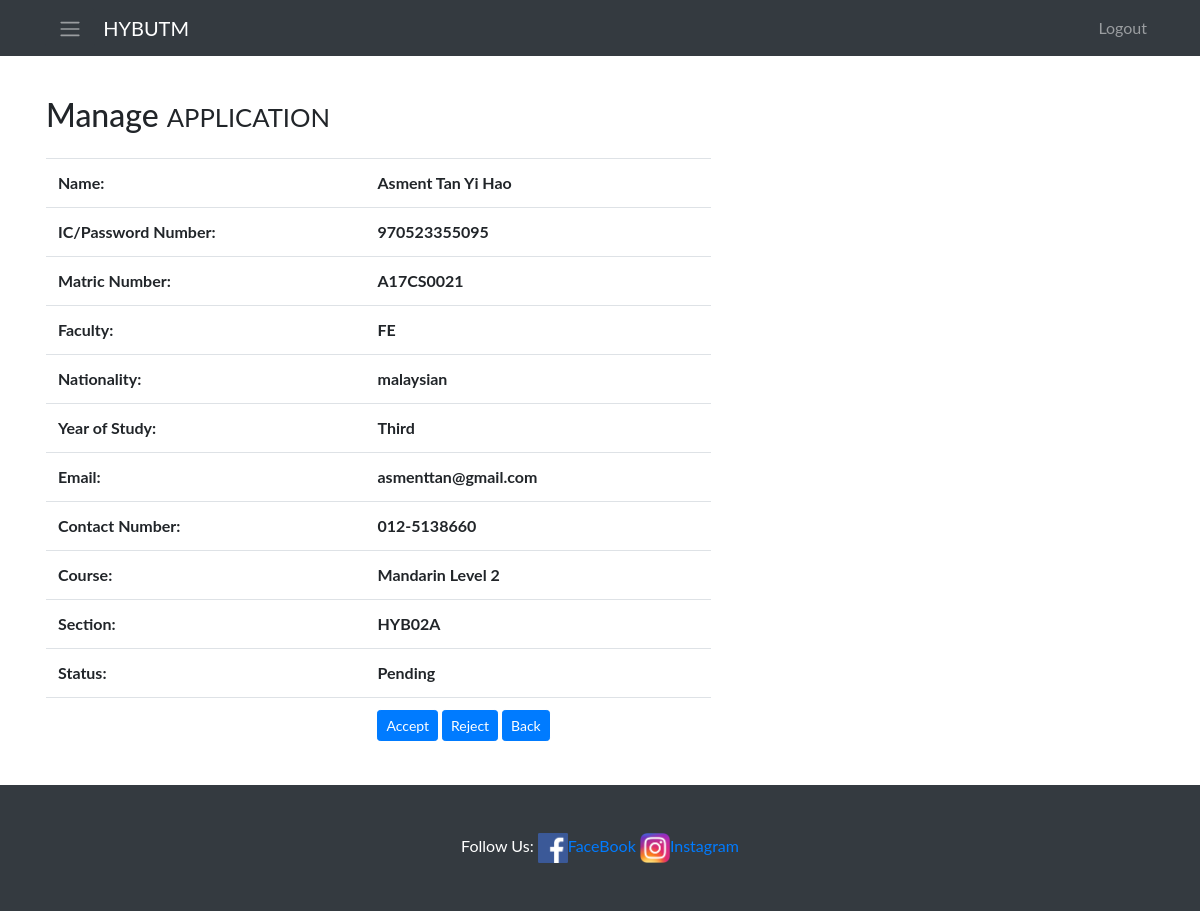
Screenshot of /ManageApplication/view.php?username=asment with the database file from the repository.
### tables this page shows
CREATE TABLE `student` (
  `sid` int(11) NOT NULL,
  `username` varchar(255) NOT NULL,
  `password` varchar(255) NOT NULL,
  `name` varchar(255) NOT NULL,
  `icno` varchar(255) NOT NULL,
  `matric` varchar(255) NOT NULL,
  `school` varchar(255) NOT NULL,
  `national` varchar(255) NOT NULL,
  `year` varchar(255) NOT NULL,
  `email` varchar(255) NOT NULL,
  `pnum` varchar(255) NOT NULL,
  `course` varchar(255) NOT NULL,
  `section` varchar(11) NOT NULL,
  `status` varchar(255) NOT NULL DEFAULT 'Pending',
  `image` longblob NOT NULL,
  `outstanding` float NOT NULL DEFAULT '50',
  `paid` float NOT NULL
);

### ManageApplication/view.php (the view, shortened to what this page needs)
<!DOCTYPE html>
<html lang="en">
<head>
    <link href="../startbootstrap-blog-home-gh-pages/vendor/bootstrap/css/bootstrap.min.css" rel="stylesheet">
    <link href="https://stackpath.bootstrapcdn.com/font-awesome/4.7.0/css/font-awesome.min.css" rel="stylesheet" />
    <link href="../startbootstrap-blog-home-gh-pages/css/blog-home.css" rel="stylesheet">
</head>
<body>
    <nav class="navbar navbar-expand-lg navbar-dark bg-dark fixed-top">
        <div class="container">
            <button class="btn btn-dark" onclick="openNav()"><i class="navbar-toggler-icon"></i></button>&nbsp;&nbsp;
            <a class="navbar-brand" href="../AdminPage.php">HYBUTM</a>
            <div class="collapse navbar-collapse" id="navbarResponsive">
                <ul class="navbar-nav ml-auto">
                    <li class="nav-item">
                        <a class="nav-link" href="../index.php">Logout</a>
                    </li>
                </ul>
            </div>
        </div>
    </nav>
    <div id="main" class="container">
        <div>
            <h2 class="my-4">Manage
                <small>APPLICATION</small>
            </h2>
        </div>
        <?php
        include 'dbConnect.php';
        $username = $_GET['username'];
        $sql = "SELECT * FROM student WHERE username='$username'";
        $result = $conn->query($sql);
        ?>
        <table class='table' id='myTable' style='width:60%; font-weight:bold;'>
            <?php if ($result->num_rows > 0) {
                while ($row = $result->fetch_assoc()) {
                    ?>
                    <tr>
                        <td>
                            Name:
                        </td>
                        <td>
                            <?= $row['name'] ?>
                        </td>
                    </tr>
                    <tr>
                        <td>
                            IC/Password Number:
                        </td>
                        <td>
                            <?= $row['icno'] ?>
                        </td>
                    </tr>
                    <tr>
                        <td>
                            Matric Number:
                        </td>
                        <td>
                            <?= $row['matric'] ?>
                        </td>
                    </tr>
                    <tr>
                        <td>
                            Faculty:
                        </td>
                        <td>
                            <?= $row['school'] ?>
                        </td>
                    </tr>
                    <tr>
                        <td>
                            Nationality:
                        </td>
                        <td>
                            <?= $row['national'] ?>
                        </td>
                    </tr>
                    <tr>
                        <td>
                            Year of Study:
                        </td>
                        <td>
                            <?= $row['year'] ?>
                        </td>
                    </tr>
                    <tr>
                        <td>
                            Email:
                        </td>
                        <td>
                            <?= $row['email'] ?>
                        </td>
                    </tr>
                    <tr>
                        <td>
                            Contact Number:
                        </td>
                        <td>
                            <?= $row['pnum'] ?>
                        </td>
                    </tr>
                    <tr>
                        <td>
                            Course:
                        </td>
                        <td>
                            <?= $row['course'] ?>
                        </td>
                    </tr>
                    <tr>
                        <td>
                            Section:
                        </td>
                        <td>
                            <?= $row['section'] ?>
                        </td>
                    </tr>
                    <tr>
                        <td>
                            Status:
                        </td>
                        <td>
                            <?= $row['status'] ?>
                        </td>
                    </tr>
            <?php }
            }
            ?>
            <tr>
                <td>
                </td>
                <td>
                    <a role="button" href="accept.php?username=<?= $username ?>" class="btn btn-rounded btn-primary btn-sm">Accept</a>
                    <a role="button" href="reject.php?username=<?= $username ?>" class="btn btn-rounded btn-primary btn-sm">Reject</a>
                    <a role="button" href="manageApp.php" class="btn btn-rounded btn-primary btn-sm">Back</a>
                </td>
            </tr>
        </table>
    </div>
    <footer class="py-5 bg-dark">
        <div class="container">
            <p class="m-0 text-center text-white">Follow Us:
                <a href="http://wwww.facebook.com/hybutm" target="_blank">
                    <img src="../images/fb-art.png" alt="FaceBook Page" style="width:30px;height:30px;" id="fb">FaceBook
                </a>
                <a href="https://www.instagram.com/hybutm/" target="_blank">
                    <img src="../images/ig-logo-email.png" alt="Instagram" style="width:30px;height:30px;" id="Insta">Instagram
                </a></p>
        </div>
    </footer>
</body>
</html>

### ManageApplication/view.php (style rules this page uses)
body { font-family: "Lato", sans-serif; }
#main { transition: margin-left .5s; padding: 16px; }

### rows the page displays
student: name "Asment Tan Yi Hao", icno "970523355095", matric "A17CS0021", school "FE", national "malaysian", year "Third", email "asmenttan@gmail.com", pnum "012-5138660", course "Mandarin Level 2", section "HYB02A", status "Pending"
